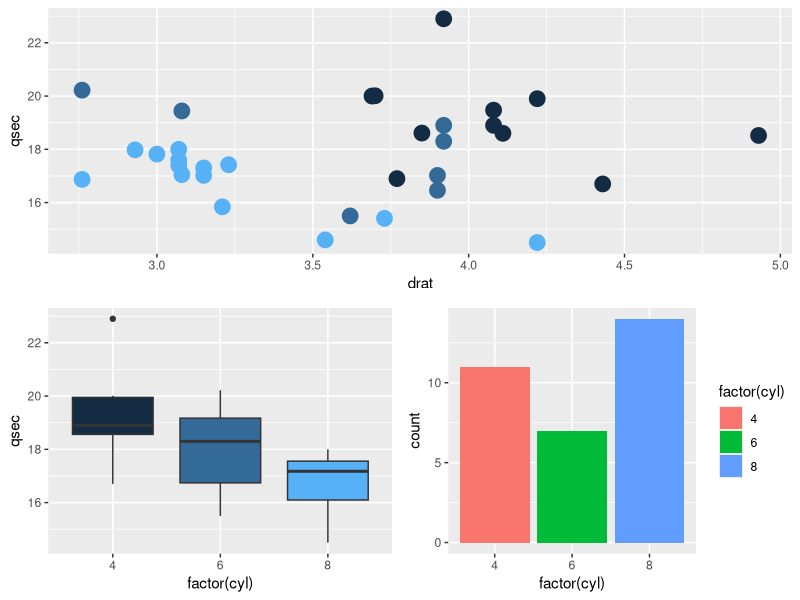

The R script that drew this image:
## ---- chunk 1
library(ggplot2)
library(gridExtra)
 
g1 <- ggplot(mtcars, aes(x=qsec)) + geom_density(fill="#2774AE")
g2 <- ggplot(mtcars, aes(x=drat, y=qsec, color=cyl)) + geom_point(size=5) + theme(legend.position="none")
g3 <- ggplot(mtcars, aes(x=factor(cyl), y=qsec, fill=cyl)) + geom_boxplot() + theme(legend.position="none")
g4 <- ggplot(mtcars , aes(x=factor(cyl), fill=factor(cyl))) +  geom_bar()
 
grid.arrange(g2, arrangeGrob(g3, g4, ncol=2), nrow = 2)
